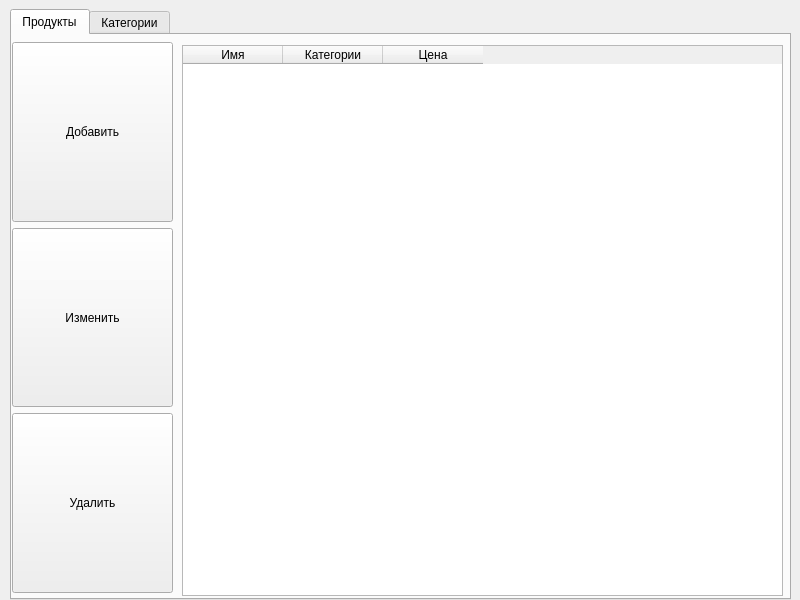
<?xml version="1.0" encoding="UTF-8"?>
<ui version="4.0">
 <class>MainWindow</class>
 <widget class="QMainWindow" name="MainWindow">
  <property name="geometry">
   <rect>
    <x>0</x>
    <y>0</y>
    <width>800</width>
    <height>600</height>
   </rect>
  </property>
  <property name="windowTitle">
   <string>MainWindow</string>
  </property>
  <widget class="QWidget" name="centralwidget">
   <widget class="QTabWidget" name="tabWidget">
    <property name="geometry">
     <rect>
      <x>10</x>
      <y>9</y>
      <width>781</width>
      <height>591</height>
     </rect>
    </property>
    <property name="currentIndex">
     <number>0</number>
    </property>
    <widget class="QWidget" name="products_tab">
     <attribute name="title">
      <string>Продукты</string>
     </attribute>
     <widget class="QTableWidget" name="data_products">
      <property name="geometry">
       <rect>
        <x>170</x>
        <y>10</y>
        <width>601</width>
        <height>551</height>
       </rect>
      </property>
      <column>
       <property name="text">
        <string>Имя</string>
       </property>
      </column>
      <column>
       <property name="text">
        <string>Категории</string>
       </property>
      </column>
      <column>
       <property name="text">
        <string>Цена</string>
       </property>
      </column>
     </widget>
     <widget class="QWidget" name="layoutWidget">
      <property name="geometry">
       <rect>
        <x>0</x>
        <y>7</y>
        <width>161</width>
        <height>551</height>
       </rect>
      </property>
      <layout class="QGridLayout" name="gridLayout">
       <item row="0" column="0">
        <widget class="QPushButton" name="btn_add">
         <property name="sizePolicy">
          <sizepolicy hsizetype="Minimum" vsizetype="Expanding">
           <horstretch>0</horstretch>
           <verstretch>0</verstretch>
          </sizepolicy>
         </property>
         <property name="text">
          <string>Добавить</string>
         </property>
        </widget>
       </item>
       <item row="1" column="0">
        <widget class="QPushButton" name="btn_change">
         <property name="sizePolicy">
          <sizepolicy hsizetype="Minimum" vsizetype="Expanding">
           <horstretch>0</horstretch>
           <verstretch>0</verstretch>
          </sizepolicy>
         </property>
         <property name="text">
          <string>Изменить</string>
         </property>
        </widget>
       </item>
       <item row="2" column="0">
        <widget class="QPushButton" name="btn_delete">
         <property name="sizePolicy">
          <sizepolicy hsizetype="Minimum" vsizetype="Expanding">
           <horstretch>0</horstretch>
           <verstretch>0</verstretch>
          </sizepolicy>
         </property>
         <property name="text">
          <string>Удалить</string>
         </property>
        </widget>
       </item>
      </layout>
     </widget>
    </widget>
    <widget class="QWidget" name="categories_tab">
     <attribute name="title">
      <string>Категории</string>
     </attribute>
    </widget>
   </widget>
  </widget>
 </widget>
 <resources/>
 <connections/>
</ui>
